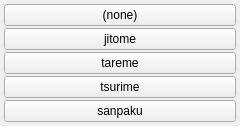
<?xml version="1.0" encoding="UTF-8"?>
<ui version="4.0">
 <class>eye_shape_menu</class>
 <widget class="QWidget" name="eye_shape_menu">
  <property name="geometry">
   <rect><x>0</x><y>0</y><width>240</width><height>60</height></rect>
  </property>
  <layout class="QGridLayout" name="grid">
   <property name="leftMargin"><number>4</number></property>
   <property name="topMargin"><number>4</number></property>
   <property name="rightMargin"><number>4</number></property>
   <property name="bottomMargin"><number>4</number></property>
   <property name="horizontalSpacing"><number>2</number></property>
   <property name="verticalSpacing"><number>2</number></property>
   <item row="0" column="0">
    <widget class="QPushButton" name="btn_none">
     <property name="text"><string>(none)</string></property>
    </widget>
   </item>
   <item row="1" column="0">
    <widget class="QPushButton" name="chk_jitome">
     <property name="checkable"><bool>true</bool></property>
     <property name="text"><string>jitome</string></property>
     <property name="tags" stdset="0"><string>jitome</string></property>
    </widget>
   </item>
   <item row="2" column="0">
    <widget class="QPushButton" name="chk_tareme">
     <property name="checkable"><bool>true</bool></property>
     <property name="text"><string>tareme</string></property>
     <property name="tags" stdset="0"><string>tareme</string></property>
    </widget>
   </item>
   <item row="3" column="0">
    <widget class="QPushButton" name="chk_tsurime">
     <property name="checkable"><bool>true</bool></property>
     <property name="text"><string>tsurime</string></property>
     <property name="tags" stdset="0"><string>tsurime</string></property>
    </widget>
   </item>
   <item row="4" column="0">
    <widget class="QPushButton" name="chk_sanpaku">
     <property name="checkable"><bool>true</bool></property>
     <property name="text"><string>sanpaku</string></property>
     <property name="tags" stdset="0"><string>sanpaku</string></property>
    </widget>
   </item>
  </layout>
 </widget>
 <resources/>
 <connections/>
</ui>
